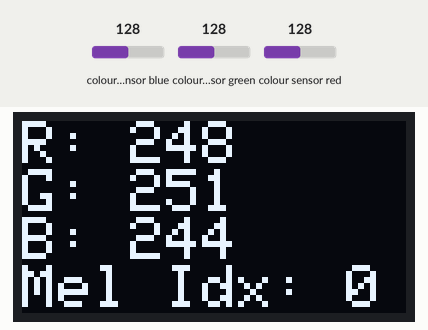
This sketch was run on a simulated Arduino Nano, built with avr-gcc and run on an emulated ATmega328P. Parts: 128×64 one-colour display. Wiring (inferred from the names in the program): TCS3200 colour sensor: output pin 10; S2 pin 6; S3 pin 9; S0 pin 3; S1 pin 5. The test bench sets the inputs (shaded band); at power-on: colour sensor blue 128, colour sensor green 128, colour sensor red 128. What the sketch prints to the serial monitor is not drawn.

Above: at 6.6 s.
6.7 s: colour sensor blue set to 5
At 11.2 s:
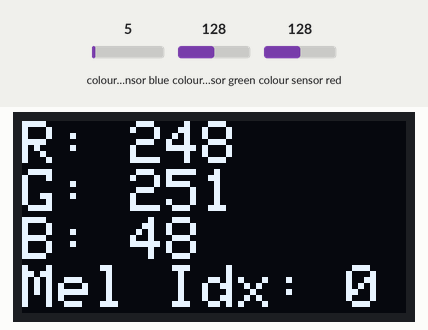
11.9 s: colour sensor green set to 5
At 15.6 s:
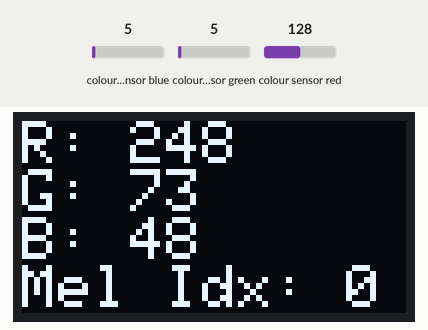
Timing chart, 0 to 17.1 s (numbered marks = the images above; inputs shaded):
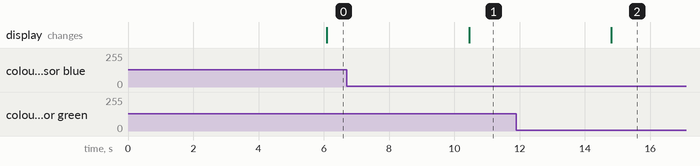

Measured:
- after the input at 6.7 s, the display: changes after 3.8 s (image 1)
- after the input at 11.9 s, the display: changes after 2.9 s (image 2)

The sketch:

Melanin_Index_TCS.ino
```cpp
#include "Melanin_Index.h"

int redval = 0;
int blueval = 0;
int greenval = 0;
int PW;
int melIdx = 0;

// Calibration values

unsigned int redlow = 32;
unsigned int redhigh = 279;
unsigned int greenlow = 35;
unsigned int greenhigh = 275;
unsigned int bluelow = 29;
unsigned int bluehigh = 248;

void setup()
{

  // Set S0 - S3 as outputs
  pinMode(S0, OUTPUT);
  pinMode(S1, OUTPUT);
  pinMode(S2, OUTPUT);
  pinMode(S3, OUTPUT);

  // Set Sensor output as input
  pinMode(sensorOut, INPUT);

  // Set Pulse Width scaling to 20%
  digitalWrite(S0, HIGH);
  digitalWrite(S1, LOW);

  // Setup Serial Monitor
  Serial.begin(9600);

  if (!display.begin(SSD1306_SWITCHCAPVCC, 0x3C))
  { // Address 0x3D for 128x64
    Serial.println(("SSD1306 allocation failed"));
    for (;;)
      ; // Don't proceed, loop forever
  }

  display.clearDisplay();
  display.setTextColor(SSD1306_WHITE); // Draw white text
  display.setTextSize(1);              // Normal 1:1 pixel scale
  display.setCursor(0, 0);             // Start at top-left corner
  display.cp437(true);                 // Use full 256 char 'Code Page 437' font

  display.clearDisplay();
  display.setCursor(0, 0); // Start at top-left corner
  display.setTextSize(3);
  display.write("Melanin\n Index");
  display.display();
  delay(3000);
  display.clearDisplay();
  delay(666);
}

void loop()
{
  // Read sensor values (16 bit integers)
  unsigned int red = getRedPW();
  delay(333);
  unsigned int green = getGreenPW();
  delay(333);
  unsigned int blue = getBluePW();
  delay(333);

  // Print out readings
  Serial.print("Raw Readings\n");
  Serial.print("Red: ");
  Serial.print(red, DEC);
  Serial.print(" - Green: ");
  Serial.print(green, DEC);
  Serial.print(" - Blue: ");
  Serial.print(blue, DEC);
  Serial.println("\n");
  delay(333);

  // Convert to RGB values
  int redV = map(red, redlow, redhigh, 255, 0);
  int greenV = map(green, greenlow, greenhigh, 255, 0);
  int blueV = map(blue, bluelow, bluehigh, 255, 0);

  // Constrain to values of 0-255
  redval = constrain(redV, 0, 255);
  greenval = constrain(greenV, 0, 255);
  blueval = constrain(blueV, 0, 255);


  // this shit is mine

  unsigned int red2, green2, blue2;
  unsigned int x, y;

  Serial.print("Hex Readings\n");
  Serial.print("Red: ");
  Serial.print(red, HEX);
  Serial.print(" - Green: ");
  Serial.print(green, HEX);
  Serial.print(" - Blue: ");
  Serial.print(blue, HEX);
  Serial.println("\n");
  delay(333);

  red2 = red * red;
  blue2 = blue * blue;
  green2 = green * green;

  y = x * x;
  y = red2 + green2 + blue2;

  Serial.print("Something : ");
  Serial.print(x, HEX);
  Serial.println("\n");

  // this shit is mine

  Serial.print("Mapped Readings\n");
  Serial.print("R: ");
  Serial.print(redval);
  Serial.print(" - G: ");
  Serial.print(greenval);
  Serial.print(" - B: ");
  Serial.println(blueval);
  Serial.println();

  display.clearDisplay();
  display.setCursor(0, 0);
  display.setTextSize(2);
  display.write("R: ");
  display.print(redval);
  display.write("\nG: ");
  display.print(greenval);
  display.write("\nB: ");
  display.print(blueval);

  // Delay for sensor to stabilize
  delay(666);

  if ((redval > 26 && redval < 47) && (greenval > 27 && greenval < 37) && (blueval > 46 && blueval < 41)) // R: 27-48 : G: 28-36 B: 46-40
  {
    melIdx = 36;
  }
  else if ((redval > 48 && redval < 64) && (greenval > 36 && greenval < 32) && (blueval > 41 && blueval < 21)) // R: 49-64 : G: 37-31 B: 41-20
  {
    melIdx = 35;
  }
  else if ((redval > 63 && redval < 87) && (greenval > 32 && greenval < 50) && (blueval > 21 && blueval < 41))
  {
    melIdx = 34;
  }
  else if ((redval > 86 && redval < 96) && (greenval > 49 && greenval < 77) && (blueval > 32 && blueval < 48))
  {
    melIdx = 33;
  }
  else if ((redval > 95 && redval < 100) && (greenval > 49 && greenval < 77) && (blueval > 22 && blueval < 33))
  {
    melIdx = 32;
  }
  else if ((redval > 101 && redval < 120) && (greenval > 48 && greenval < 78) && (blueval > 32 && blueval < 48))
  {
    melIdx = 31;
  }
  else if ((redval > 121 && redval < 141) && (greenval > 77 && greenval < 88) && (blueval > 48 && blueval < 62))
  {
    melIdx = 30;
  }
  else if ((redval > 125 && redval < 135) && (greenval > 88 && greenval < 98) && (blueval > 48 && blueval < 60))
  {
    melIdx = 29;
  }
  else if ((redval > 135 && redval < 142) && (greenval > 80 && greenval < 95) && (blueval > 48 && blueval < 64))
  {
    melIdx = 28;
  }
  else if ((redval > 141 && redval < 156) && (greenval > 77 && greenval < 107) && (blueval > 48 && blueval < 67))
  {
    melIdx = 27;
  }
  else if ((redval > 156 && redval < 188) && (greenval > 107 && greenval < 151) && (blueval > 48 && blueval < 96))
  {
    melIdx = 26;
  }
  else if ((redval > 188 && redval < 199) && (greenval > 151 && greenval < 164) && (blueval > 48 && blueval < 100))
  {
    melIdx = 25;
  }
  else if ((redval > 199 && redval < 222) && (greenval > 164 && greenval < 184) && (blueval > 100 && blueval < 119))
  {
    melIdx = 24;
  }
  else if ((redval > 210 && redval < 223) && (greenval > 184 && greenval < 193) && (blueval > 90 && blueval < 123))
  {
    melIdx = 23;
  }
  else if ((redval > 215 && redval < 225) && (greenval > 151 && greenval < 193) && (blueval > 48 && blueval < 106))
  {
    melIdx = 22;
  }
  else if ((redval > 225 && redval < 235) && (greenval > 170 && greenval < 227) && (blueval > 55 && blueval < 106))
  {
    melIdx = 21;
  }
  else if ((redval > 225 && redval < 240) && (greenval > 190 && greenval < 227) && (blueval > 60 && blueval < 133))
  {
    melIdx = 20;
  }
  else if ((redval > 235 && redval < 242) && (greenval > 214 && greenval < 226) && (blueval > 133 && blueval < 160))
  {
    melIdx = 19;
  }
  else if ((redval > 236 && redval < 245) && (greenval > 220 && greenval < 230) && (blueval > 145 && blueval < 170))
  {
    melIdx = 18;
  }
  else
  {
    melIdx = 0;
  }

  Serial.print("Melanin Index: ");
  Serial.println(melIdx);
  Serial.println();
  // if(!digitalRead(4))
  {
    display.write("\nMel Idx: ");
    display.print(melIdx);
  }
  display.display();

  delay(2000);
}

int getRedPW()
{

  // Set sensor to read Red only
  digitalWrite(S2, LOW);
  digitalWrite(S3, LOW);

  // Read the output Pulse Width
  PW = pulseIn(sensorOut, LOW);
  // Return the value
  return PW;
}

// Function to read Green Pulse Widths
int getGreenPW()
{

  // Set sensor to read Green only
  digitalWrite(S2, HIGH);
  digitalWrite(S3, HIGH);

  // Read the output Pulse Width
  PW = pulseIn(sensorOut, LOW);
  // Return the value
  return PW;
}

// Function to read Blue Pulse Widths
int getBluePW()
{

  // Set sensor to read Blue only
  digitalWrite(S2, LOW);
  digitalWrite(S3, HIGH);

  // Read the output Pulse Width
  PW = pulseIn(sensorOut, LOW);
  // Return the value
  return PW;
}
```

Melanin_Index.h
```cpp
#include <stdlib.h>
#include <Wire.h>
#include <Adafruit_GFX.h>
#include <Adafruit_SSD1306.h>

// const int Mot1A = A0, Mot1B = A1, Mot2A = A2, Mot2B = A3;

// const int sw1 = 2, sw2 = 3, sw3 = 4;
// const int BUZZ = 7, IR_Obst = 6;
// const int LED = LED_BUILTIN;

// Define PWM pins
// for Arduino Nano

#define S0 3 //D3
#define S1 5 //D5
#define S2 6 //D6
#define S3 9 //D9
#define sensorOut 10 //D10

#define RED_COLOR 1
#define GREEN_COLOR 2
#define BLUE_COLOR 3
#define WHITE_COLOR 4

#define SCREEN_WIDTH 128 // OLED display width, in pixels

#define SCREEN_HEIGHT 64 // OLED display height, in pixels

// Declaration for an SSD1306 display connected to I2C (SDA, SCL pins)

#define OLED_RESET LED_BUILTIN // Reset pin # (or -1 if sharing Arduino reset pin

Adafruit_SSD1306 display(SCREEN_WIDTH,
 SCREEN_HEIGHT, &Wire, OLED_RESET);
```
